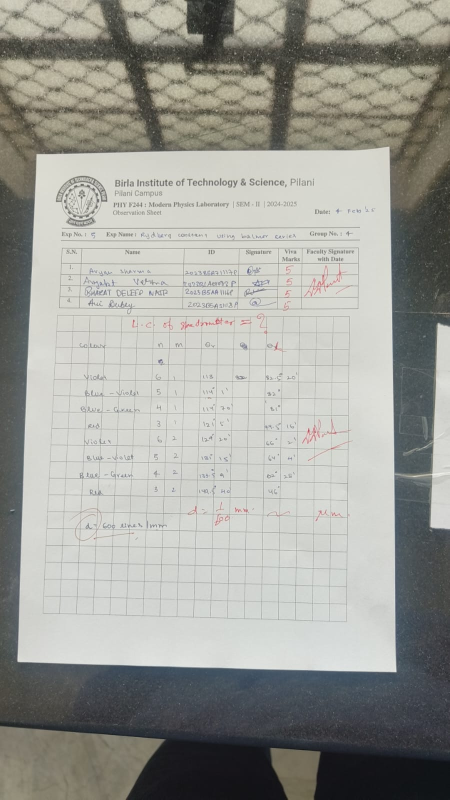
#> input picture Document-Scanner/experiment.jpeg, 899 x 1599 px (shown at 1/2 size)
$ python scan.py --image experiment.jpeg
#> lines starting #> are read from the running program, lines starting #| are printed output that depends on the picture; after the words box and inside, x2 and y2 are one past the last pixel; in counts of white or black regions, pixels touching at a corner belong together; long printed decimals are rounded
### Document-Scanner/transform.py
import numpy as np
import cv2

def order_points(pts):
    # Add debugging print to see input points
    print("Input points before ordering:", pts)

    rect = np.zeros((4, 2), dtype="float32")

    s = pts.sum(axis=1)
    diff = np.diff(pts, axis=1)

    # Add more robust point ordering with error checking
    try:
        rect[0] = pts[np.argmin(s)]    # top-left
        rect[2] = pts[np.argmax(s)]    # bottom-right
        rect[1] = pts[np.argmin(diff)] # top-right
        rect[3] = pts[np.argmax(diff)] # bottom-left

        # Add debugging print to see ordered points
        print("Ordered points:", rect)

        # Verify points are in correct order by checking distances
        width1 = np.linalg.norm(rect[0] - rect[1])
        width2 = np.linalg.norm(rect[2] - rect[3])
        height1 = np.linalg.norm(rect[0] - rect[3])
        height2 = np.linalg.norm(rect[1] - rect[2])

        print(f"Widths: {width1:.2f}, {width2:.2f}")
        print(f"Heights: {height1:.2f}, {height2:.2f}")

        # Sanity check for reasonable aspect ratio
        aspect_ratio = max(width1, width2) / max(height1, height2)
        if not (0.5 <= aspect_ratio <= 2.0):
            print(f"Warning: Unusual aspect ratio detected: {aspect_ratio:.2f}")

    except Exception as e:
        print(f"Error in point ordering: {e}")
        raise

    return rect

def four_point_transform(image, pts):
    rect = order_points(pts)
    (tl, tr, br, bl) = rect

    # Print original image dimensions
    print(f"Original image dimensions: {image.shape}")

    widthA = np.sqrt(((br[0] - bl[0]) ** 2) + ((br[1] - bl[1]) ** 2))
    widthB = np.sqrt(((tr[0] - tl[0]) ** 2) + ((tr[1] - tl[1]) ** 2))
    maxWidth = max(int(widthA), int(widthB))

    heightA = np.sqrt(((tr[0] - br[0]) ** 2) + ((tr[1] - br[1]) ** 2))
    heightB = np.sqrt(((tl[0] - bl[0]) ** 2) + ((tl[1] - bl[1]) ** 2))
    maxHeight = max(int(heightA), int(heightB))

    print(f"Calculated output dimensions: {maxWidth}x{maxHeight}")

    dst = np.array([
        [0, 0],
        [maxWidth - 1, 0],
        [maxWidth - 1, maxHeight - 1],
        [0, maxHeight - 1]], dtype="float32")

    try:
        # Print matrices for debugging
        print("Source points:\n", rect)
        print("Destination points:\n", dst)

        M = cv2.getPerspectiveTransform(rect, dst)
        print("Transform matrix:\n", M)

        warped = cv2.warpPerspective(image, M, (maxWidth, maxHeight))

        # Check output image statistics
        print(f"Output image mean value: {np.mean(warped)}")
        print(f"Output image min/max values: {np.min(warped)}/{np.max(warped)}")

        # If the image is too dark, try normalizing it
        if np.mean(warped) < 30:  # arbitrary threshold
            print("Attempting to normalize dark image...")
            warped = cv2.normalize(warped, None, 0, 255, cv2.NORM_MINMAX)

        return warped

    except Exception as e:
        print(f"Error in perspective transform: {e}")
        return image

### Document-Scanner/scan.py
import argparse
import cv2
import imutils
import numpy as np
from transform import four_point_transform
ap = argparse.ArgumentParser()
ap.add_argument("-i", "--image", required = True, help = "Path to the image to be scanned")
args = vars(ap.parse_args())

# Recieving and resizing the image
image = cv2.imread(args["image"])
#> image is the input picture: shape (1599, 899, 3); mean B, G, R 152.3, 158.2, 157.6
if image is None:
    print(f"Error: Unable to read image file '{args['image']}'")
    exit(1)
ratio = image.shape[0] / 500
#> ratio = 3.2
orig = image.copy()
image = imutils.resize(image,height = 500) # Resizing to speed up the edge detection process
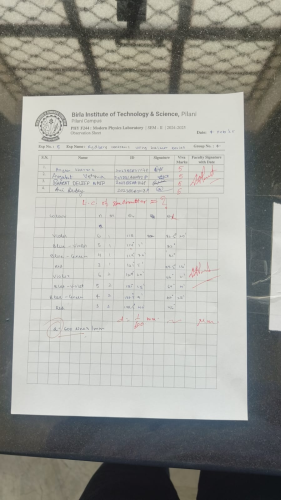
#> image: shape (500, 281, 3); mean B, G, R 152.3, 158.2, 157.6

# grayscaling the image and doing edge detection

gray = cv2.cvtColor(image, cv2.COLOR_BGR2GRAY)
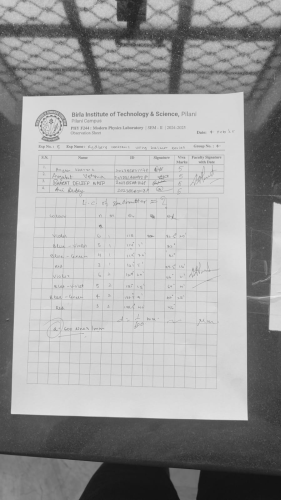
#> gray: shape (500, 281); min 17, max 234, mean 157.4
grayblur = cv2.GaussianBlur(gray, (5,5), 0) # Gaussian blurring removes high frequency noise
edged = cv2.Canny(grayblur, 75, 200) # Canny edge detection
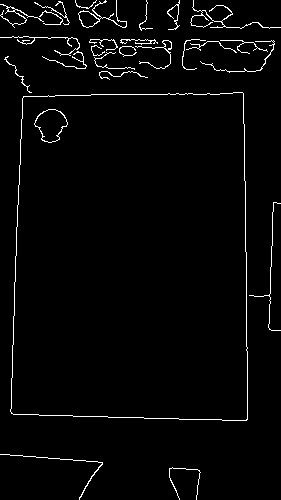
#> edged: shape (500, 281); 2.6% white in thin lines or dots

# Showing org image and edge detected image

cv2.imshow("Image", image)
cv2.imshow("Gray", gray)
cv2.imshow("Grayblur", grayblur)
cv2.imshow("Edged", edged)
cv2.waitKey(0)
cv2.destroyAllWindows()


# finding contours

cnts = cv2.findContours(edged.copy(), cv2.RETR_LIST, cv2.CHAIN_APPROX_SIMPLE)
#> cnts = 33 contours, 19 with area under 20; largest, box (x1, y1, x2, y2) and area: (10, 92, 248, 421) 74082, (10, 92, 248, 421) 74080, (34, 109, 68, 143) 724, (34, 109, 68, 143) 697, (78, 0, 127, 28) 249
cnts = imutils.grab_contours(cnts)
cnts = sorted(cnts, key = cv2.contourArea, reverse=True)[:5]
#> cnts = 5 contours; box (x1, y1, x2, y2) and area: (10, 92, 248, 421) 74082, (10, 92, 248, 421) 74080, (34, 109, 68, 143) 724, (34, 109, 68, 143) 697, (78, 0, 127, 28) 249

# Add this after finding contours to check if we actually found the document
screenCnt = None  # Initialize as None
for c in cnts:
    peri = cv2.arcLength(c, True)
    approx = cv2.approxPolyDP(c, 0.02 * peri, True)

    if len(approx) == 4:
        screenCnt = approx
        break
#> this loop made 1 pass
#> (peri, screenCnt) on pass 1: (1117.6, [[242, 92], [23, 96], [11, 413], [247, 419]])

# Add error checking
if screenCnt is None:
    print("No document boundaries detected. Please try with better lighting or contrast.")
    exit(1)

# Add debugging output to see the contours
print(f"Number of contours found: {len(cnts)}")
#| Number of contours found: 5
print(f"Points detected: {screenCnt.reshape(4, 2)}")
#| Points detected: [[242  92]
#|  [ 23  96]
#|  [ 11 413]
#|  [247 419]]

cv2.drawContours(image, [screenCnt], -1, (0, 255, 0), 2)
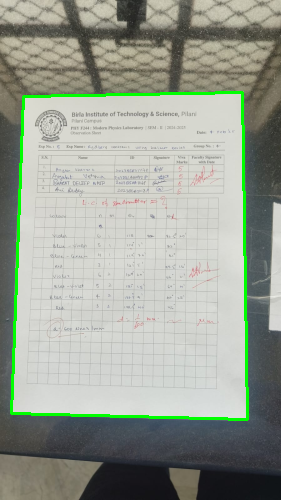
#> image: shape (500, 281, 3); 2.34% of pixels changed, all inside (x1, y1, x2, y2) = (10, 91, 249, 421)
cv2.imshow("Outline", image)
cv2.waitKey(0)
cv2.destroyAllWindows()


# Ordering the points and applying perspective transform
pts = screenCnt.reshape(4, 2)
#> pts = [[242, 92], [23, 96], [11, 413], [247, 419]]
pts = pts * ratio
#> pts = [[773.9, 294.2], [73.55, 307], [35.18, 1320.8], [789.9, 1340]]
warped = four_point_transform(orig, pts)
#| Input points before ordering: [[ 773.916  294.216]
#|  [  73.554  307.008]
#|  [  35.178 1320.774]
#|  [ 789.906 1339.962]]
#> in order_points, `s = pts.sum(axis=1)`: s = [1068.1, 380.6, 1356, 2129.9]
#> in order_points, `diff = np.diff(pts, axis=1)`: diff = [-479.7, 233.5, 1285.6, 550.1]
#> in four_point_transform, `rect = order_points(pts)`: rect = [[73.55, 307], [773.9, 294.2], [789.9, 1340], [35.18, 1320.8]]
#> in four_point_transform, `(tl, tr, br, bl) = rect`: tl = [73.55, 307]; tr = [773.9, 294.2]; br = [789.9, 1340]; bl = [35.18, 1320.8]
#| Original image dimensions: (1599, 899, 3)
#> in four_point_transform, `widthA = np.sqrt(((br[0] - bl[0]) ** 2) + ((br[1] - bl[1]) ** 2))`: widthA = 755
#> in four_point_transform, `widthB = np.sqrt(((tr[0] - tl[0]) ** 2) + ((tr[1] - tl[1]) ** 2))`: widthB = 700.5
#> in four_point_transform, `maxWidth = max(int(widthA), int(widthB))`: maxWidth = 754
#> in four_point_transform, `heightA = np.sqrt(((tr[0] - br[0]) ** 2) + ((tr[1] - br[1]) ** 2))`: heightA = 1045.9
#> in four_point_transform, `heightB = np.sqrt(((tl[0] - bl[0]) ** 2) + ((tl[1] - bl[1]) ** 2))`: heightB = 1014.5
#> in four_point_transform, `maxHeight = max(int(heightA), int(heightB))`: maxHeight = 1045
#| Calculated output dimensions: 754x1045
#> in four_point_transform, `dst = np.array([ [0, 0], [maxWidth - 1, 0], [maxWidth - 1, maxHeight -..`: dst = [[0, 0], [753, 0], [753, 1044], [0, 1044]]
#| Source points:
#|  [[  73.554  307.008]
#|  [ 773.916  294.216]
#|  [ 789.906 1339.962]
#|  [  35.178 1320.774]]
#| Destination points:
#|  [[   0.    0.]
#|  [ 753.    0.]
#|  [ 753. 1044.]
#|  [   0. 1044.]]
#> in four_point_transform, `M = cv2.getPerspectiveTransform(rect, dst)`: M = [[1.14, 0.0431, -97.03], [0.0208, 1.14, -351.7], [4.57e-05, 7.97e-05, 1]]
#| Transform matrix:
#|  [[ 1.13919102e+00  4.31239473e-02 -9.70314536e+01]
#|  [ 2.08342759e-02  1.14067733e+00 -3.51729504e+02]
#|  [ 4.57078733e-05  7.97031697e-05  1.00000000e+00]]
#> in four_point_transform, `warped = cv2.warpPerspective(image, M, (maxWidth, maxHeight))`:
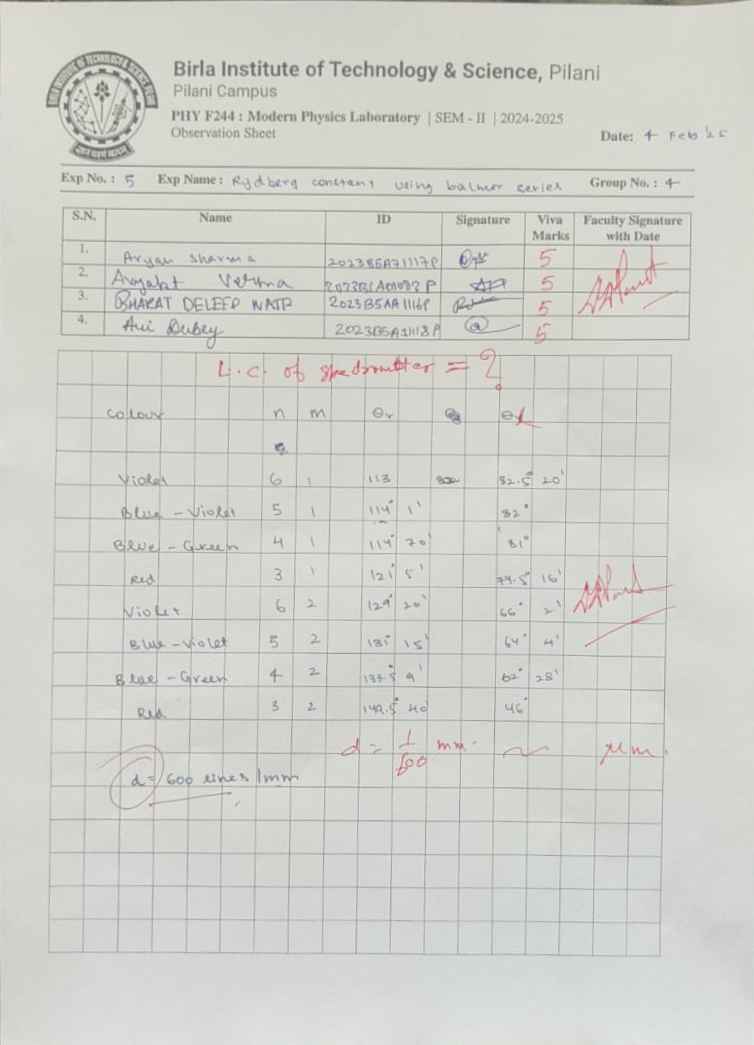
#> warped: shape (1045, 754, 3); mean B, G, R 204.4, 209.9, 209.1
#| Output image mean value: 207.804
#| Output image min/max values: 78/254
cv2.imshow("Original", imutils.resize(orig, height = 650))
cv2.imshow("Scanned", imutils.resize(warped))
cv2.waitKey(0)
cv2.destroyAllWindows()

# Grayscaling the warped image
warped = cv2.cvtColor(warped, cv2.COLOR_BGR2GRAY)
#> warped: shape (1045, 754)

# Thresholding the image
thresh = cv2.threshold(warped, 128, 255, cv2.THRESH_BINARY | cv2.THRESH_OTSU)[1]
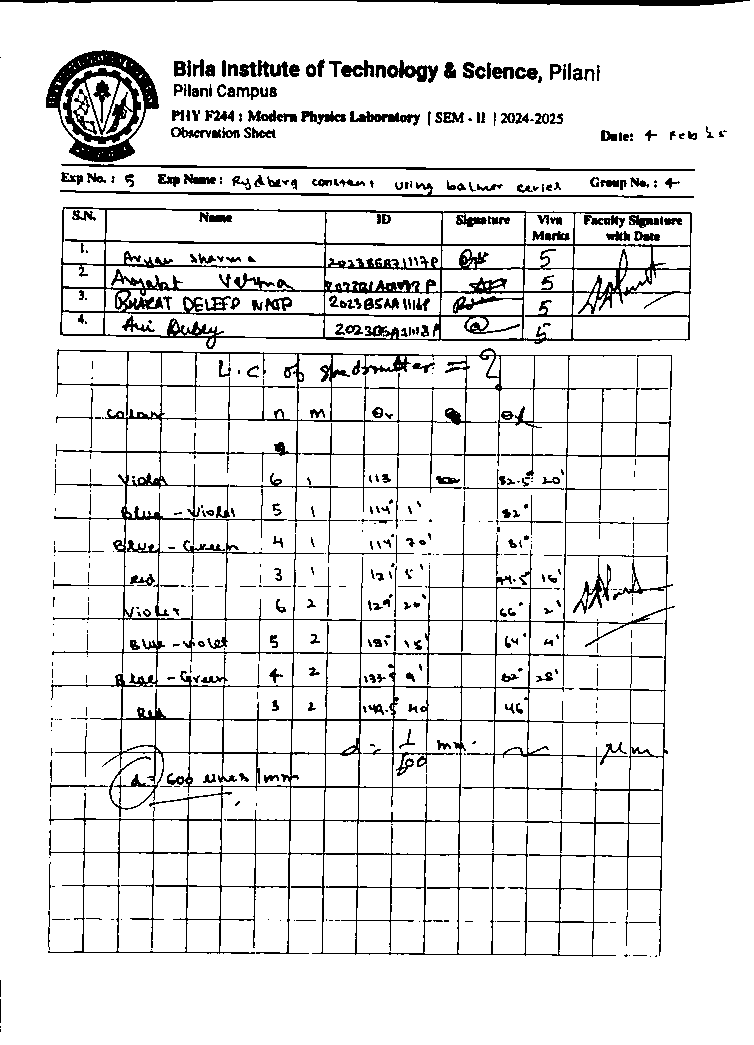
#> thresh: shape (1045, 754); 90.4% white; black in thin lines or dots

# Showing the thresholded image
cv2.imshow("Thresholded", thresh)
cv2.waitKey(0)
cv2.destroyAllWindows()
